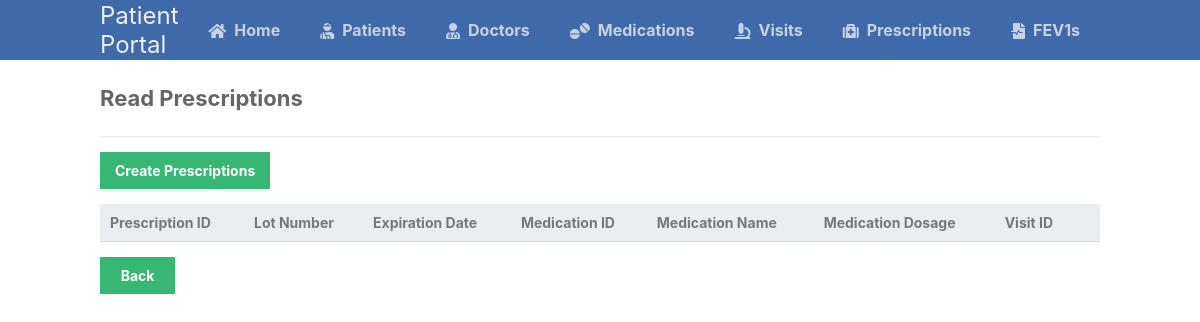
Before: /scripts/prescriptions_table/prescriptions_read.php with the older database file.
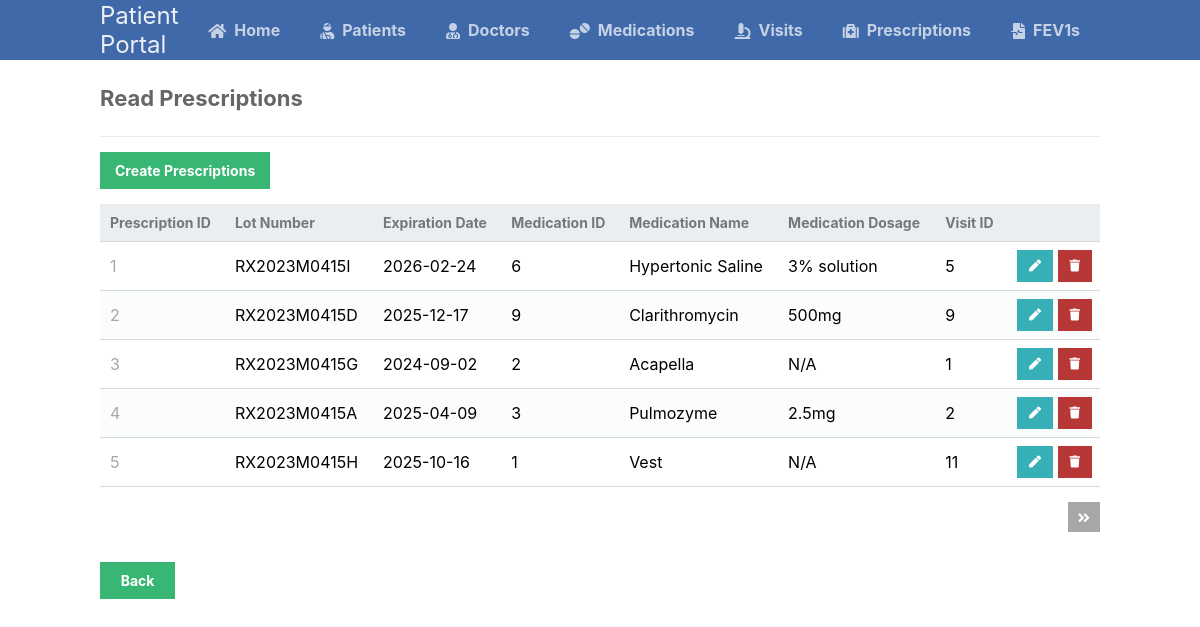
After: the same page with the newer database file.
### tables this page shows
CREATE TABLE prescriptions (
	prescription_id INT AUTO_INCREMENT NOT NULL UNIQUE,
	medication_id INT NOT NULL,
	visit_id INT NOT NULL,
	prescription_lot_num VARCHAR(100) NOT NULL,
	prescription_expiration_date DATE NOT NULL,
	PRIMARY KEY (prescription_id),
	CONSTRAINT prescription_FK1 FOREIGN KEY (medication_id) REFERENCES medications (medication_id),
	CONSTRAINT prescription_FK2 FOREIGN KEY (visit_id) REFERENCES visits (visit_id)
);

CREATE TABLE medications (
	medication_id INT AUTO_INCREMENT NOT NULL UNIQUE,
	medication_name VARCHAR(100) NOT NULL,
	medication_type VARCHAR(255),
	medication_dosage VARCHAR(255) NOT NULL,
	medication_quantity INT NOT NULL,
	medication_frequency CHAR(3) CHECK (medication_frequency IN ("QD", "BID", "TID", "QHS", "N/A")), 
	PRIMARY KEY (medication_id)
);

CREATE TABLE visits (
	visit_id INT AUTO_INCREMENT NOT NULL UNIQUE,
	doctor_id INT NOT NULL,
	patient_id INT NOT NULL,
	date_of_visit DATE NOT NULL,
	PRIMARY KEY (visit_id),
	CONSTRAINT visit_FK1 FOREIGN KEY (doctor_id) REFERENCES doctors (doctor_id),
	CONSTRAINT visit_FK2 FOREIGN KEY (patient_id) REFERENCES patients (patient_id)
);

### scripts/prescriptions_table/prescriptions_read.php (the view, shortened to what this page needs)
<?php
@include_once (APP_ROOT.APP_FOLDER_NAME . '/scripts/functions.php');
$pdo = pdo_connect_mysql();
$page = isset($_GET['page']) && is_numeric($_GET['page']) ? (int)$_GET['page'] : 1;
$records_per_page = 5;
$stmt = $pdo->prepare('SELECT * FROM medications AS M, prescriptions AS Pr, visits AS V WHERE M.medication_id = Pr.medication_id AND V.visit_id = Pr.visit_id ORDER BY Pr.prescription_id LIMIT :current_page, :record_per_page');
$stmt->bindValue(':current_page', ($page-1)*$records_per_page, PDO::PARAM_INT);
$stmt->bindValue(':record_per_page', $records_per_page, PDO::PARAM_INT);
$stmt->execute();
$prescriptions = $stmt->fetchAll(PDO::FETCH_ASSOC);
$num_prescriptions = $pdo->query('SELECT COUNT(*) FROM prescriptions')->fetchColumn();
?>
<?=template_header('Read')?>
<div class="content read">
	<h2>Read Prescriptions</h2>
	<a href="prescriptions_create.php" class="create-contact">Create Prescriptions</a>
	<table>
        <thead>
            <tr>
                <td>Prescription ID</td>
                <td>Lot Number</td>
                <td>Expiration Date</td>
                <td>Medication ID</td>
                <td>Medication Name</td>
                <td>Medication Dosage</td>
                <td>Visit ID</td>
                <td></td>
            </tr>
        </thead>
        <tbody>
            <?php foreach ($prescriptions as $prescription): ?>
            <tr>
                <td><?=$prescription['prescription_id']?></td>
                <td><?=$prescription['prescription_lot_num']?></td>
                <td><?=$prescription['prescription_expiration_date']?></td>
                <td><?=$prescription['medication_id']?></td>
                <td><?=$prescription['medication_name']?></td>
                <td><?=$prescription['medication_dosage']?></td>
                <td><?=$prescription['visit_id']?></td>
                <td class="actions">
                    <a href="prescriptions_update.php?prescription_id=<?=$prescription['prescription_id']?>&medication_id=<?=$prescription['medication_id']?>&visit_id=<?=$prescription['visit_id']?>" class="edit"><i class="fas fa-pen fa-xs"></i></a>
                    <a href="prescriptions_delete.php?prescription_id=<?=$prescription['prescription_id']?>" class="trash"><i class="fas fa-trash fa-xs"></i></a>
                </td>
            </tr>
            <?php endforeach; ?>
        </tbody>
    </table>
	<div class="pagination">
		<?php if ($page*$records_per_page < $num_prescriptions): ?>
		<a href="prescriptions_read.php?page=<?=$page+1?>"><i class="fas fa-angle-double-right fa-sm"></i></a>
		<?php endif; ?>
	</div>
    <a class="back" href="..\landingPage.php">Back</a>
</div>
<?=template_footer()?>

### scripts/functions.php (shortened to what this page needs)
<?php
function template_header($title) {
    echo'
    <!DOCTYPE html>
    <html>
	   <head>
		<meta charset="utf-8">
		<title>Patient Portal</title>
		<link href="'.WEB_ROOT.APP_FOLDER_NAME.'/styles/style.css" rel="stylesheet" type="text/css">
		<link rel="stylesheet" href="https://use.fontawesome.com/releases/v5.7.1/css/all.css">
	   </head>
	   <body>
            <nav class="navtop">
    	       <div>
    		      <h1>Patient Portal</h1>
                  <a href="'.WEB_ROOT.APP_FOLDER_NAME.'/scripts/landingPage.php"><i class="fas fa-home"></i>Home</a>
    		      <a href="'.WEB_ROOT.APP_FOLDER_NAME.'/scripts/patients_table/patients_read.php"><i class="fas fa-user-injured"></i>Patients</a>
				  <a href="'.WEB_ROOT.APP_FOLDER_NAME.'/scripts/doctors_table/doctors_read.php"><i class="fas fa-user-md"></i>Doctors</a>
				  <a href="'.WEB_ROOT.APP_FOLDER_NAME.'/scripts/medications_table/medications_read.php"><i class="fas fa-tablets"></i>Medications</a>
				  <a href="'.WEB_ROOT.APP_FOLDER_NAME.'/scripts/visits_table/visits_read.php"><i class="fas fa-microscope"></i>Visits</a>
				  <a href="'.WEB_ROOT.APP_FOLDER_NAME.'/scripts/prescriptions_table/prescriptions_read.php"><i class="fas fa-medkit"></i>Prescriptions</a>
				  <a href="'.WEB_ROOT.APP_FOLDER_NAME.'/scripts/fev1s_table/fev1s_read.php"><i class="fas fa-file-medical-alt"></i>FEV1s</a>
				</div>
            </nav>
';
}
function template_footer() {
echo <<<EOT
    </body>
</html>
EOT;
}
?>

### styles/style.css (style rules this page uses)
* { box-sizing: border-box; font-family: -apple-system, BlinkMacSystemFont, "segoe ui", roboto, oxygen, ubuntu, cantarell, "fira sans", "droid sans", "helvetica neue", Arial, sans-serif; font-size: 16px; -webkit-font-smoothing: antialiased; -moz-osx-font-smoothing: grayscale; }
body { background-color: #FFFFFF; margin: 0; }
.navtop { background-color: #3f69a8; height: 60px; width: 100%; border: 0; }
.navtop div { display: flex; margin: 0 auto; width: 1000px; height: 100%; }
.navtop div h1, .navtop div a { display: inline-flex; align-items: center; }
.navtop div h1 { flex: 1; font-size: 24px; padding: 0; margin: 0; color: #ecf0f6; font-weight: normal; }
.navtop div a { padding: 0 20px; text-decoration: none; color: #c5d2e5; font-weight: bold; }
.navtop div a i { padding: 2px 8px 0 0; }
.content { width: 1000px; margin: 0 auto; }
.content h2 { margin: 0; padding: 25px 0; font-size: 22px; border-bottom: 1px solid #ebebeb; color: #666666; }
.read .create-contact { display: inline-block; text-decoration: none; background-color: #38b673; font-weight: bold; font-size: 14px; color: #FFFFFF; padding: 10px 15px; margin: 15px 0; }
.read .pagination { display: flex; justify-content: flex-end; }
.read .pagination a { display: inline-block; text-decoration: none; background-color: #a5a7a9; font-weight: bold; color: #FFFFFF; padding: 5px 10px; margin: 15px 0 15px 5px; }
.read table { width: 100%; padding-top: 30px; border-collapse: collapse; }
.read table thead { background-color: #ebeef1; border-bottom: 1px solid #d3dae0; }
.read table thead td { padding: 10px; font-weight: bold; color: #767779; font-size: 14px; }
.read table tbody tr { border-bottom: 1px solid #d3dae0; }
.read table tbody tr:nth-child(even) { background-color: #fbfcfc; }
.read table tbody tr td { padding: 10px; }
.read table tbody tr td:nth-child(1) { color: #a5a7a9; }
.read table tbody tr td.actions { padding: 8px; text-align: right; }
.read table tbody tr td.actions .edit, .read table tbody tr td.actions .trash { display: inline-flex; text-align: right; text-decoration: none; color: #FFFFFF; padding: 10px 12px; }
.read table tbody tr td.actions .trash { background-color: #b73737; }
.read table tbody tr td.actions .edit { background-color: #37afb7; }
.back { display: block; background-color: #38b673; border: 0; font-weight: bold; font-size: 14px; color: #FFFFFF; cursor: pointer; width: 75px; margin-top: 15px; text-align: center; padding: 10px; text-decoration: none; }

Changed rows visible on the page:
added prescriptions: prescription_id "1", prescription_lot_num "RX2023M0415I", prescription_expiration_date "2026-02-24", medication "6", medication.medication_name "Hypertonic Saline", medication.medication_dosage "3% solution", visit.visit_id "5"
added prescriptions: prescription_id "2", prescription_lot_num "RX2023M0415D", prescription_expiration_date "2025-12-17", medication "9", medication.medication_name "Clarithromycin", medication.medication_dosage "500mg", visit.visit_id "9"
added prescriptions: prescription_id "3", prescription_lot_num "RX2023M0415G", prescription_expiration_date "2024-09-02", medication "2", medication.medication_name "Acapella", medication.medication_dosage "N/A", visit.visit_id "1"
added prescriptions: prescription_id "4", prescription_lot_num "RX2023M0415A", prescription_expiration_date "2025-04-09", medication "3", medication.medication_name "Pulmozyme", medication.medication_dosage "2.5mg", visit.visit_id "2"
added prescriptions: prescription_id "5", prescription_lot_num "RX2023M0415H", prescription_expiration_date "2025-10-16", medication "1", medication.medication_name "Vest", medication.medication_dosage "N/A", visit.visit_id "11"
